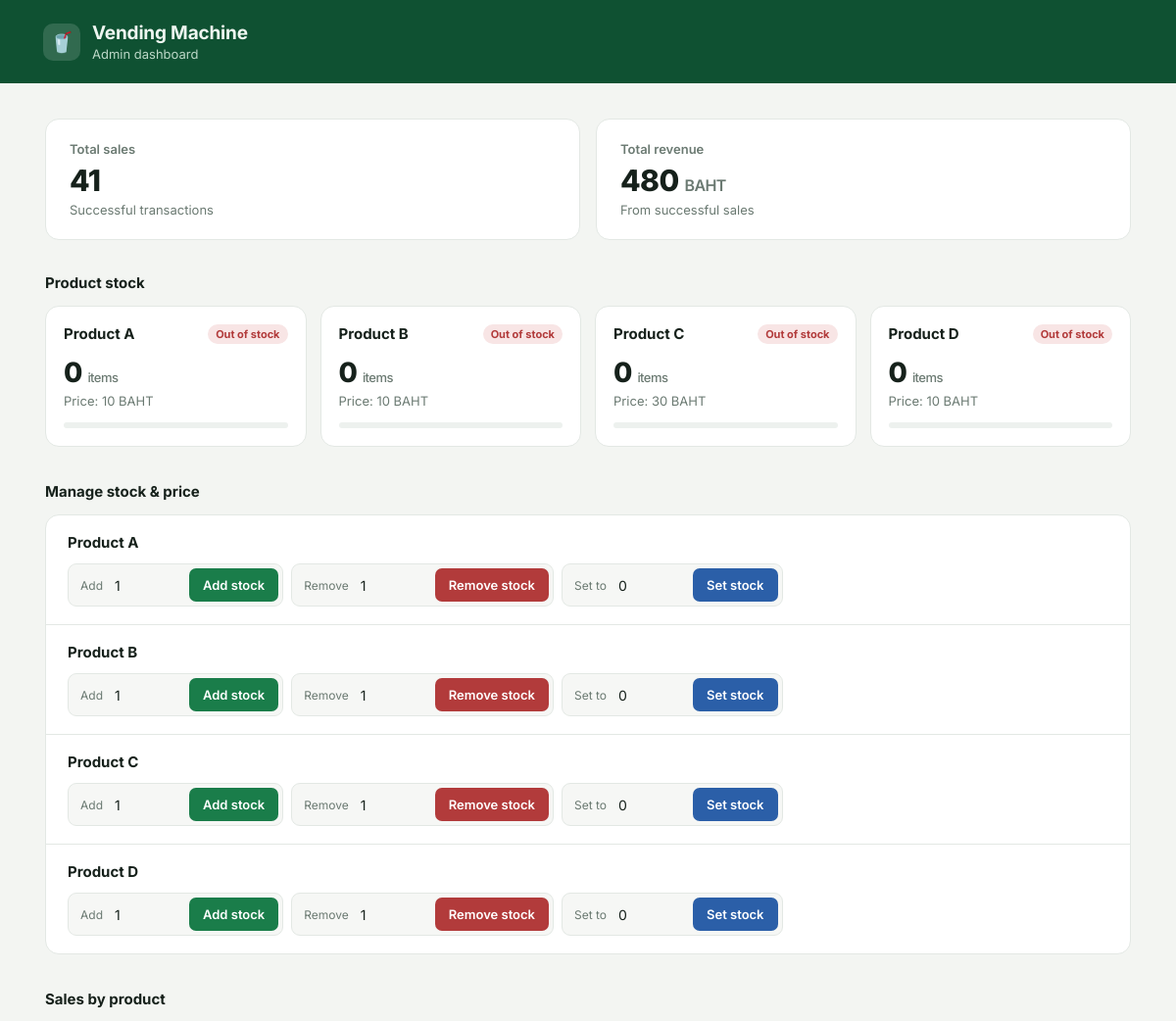
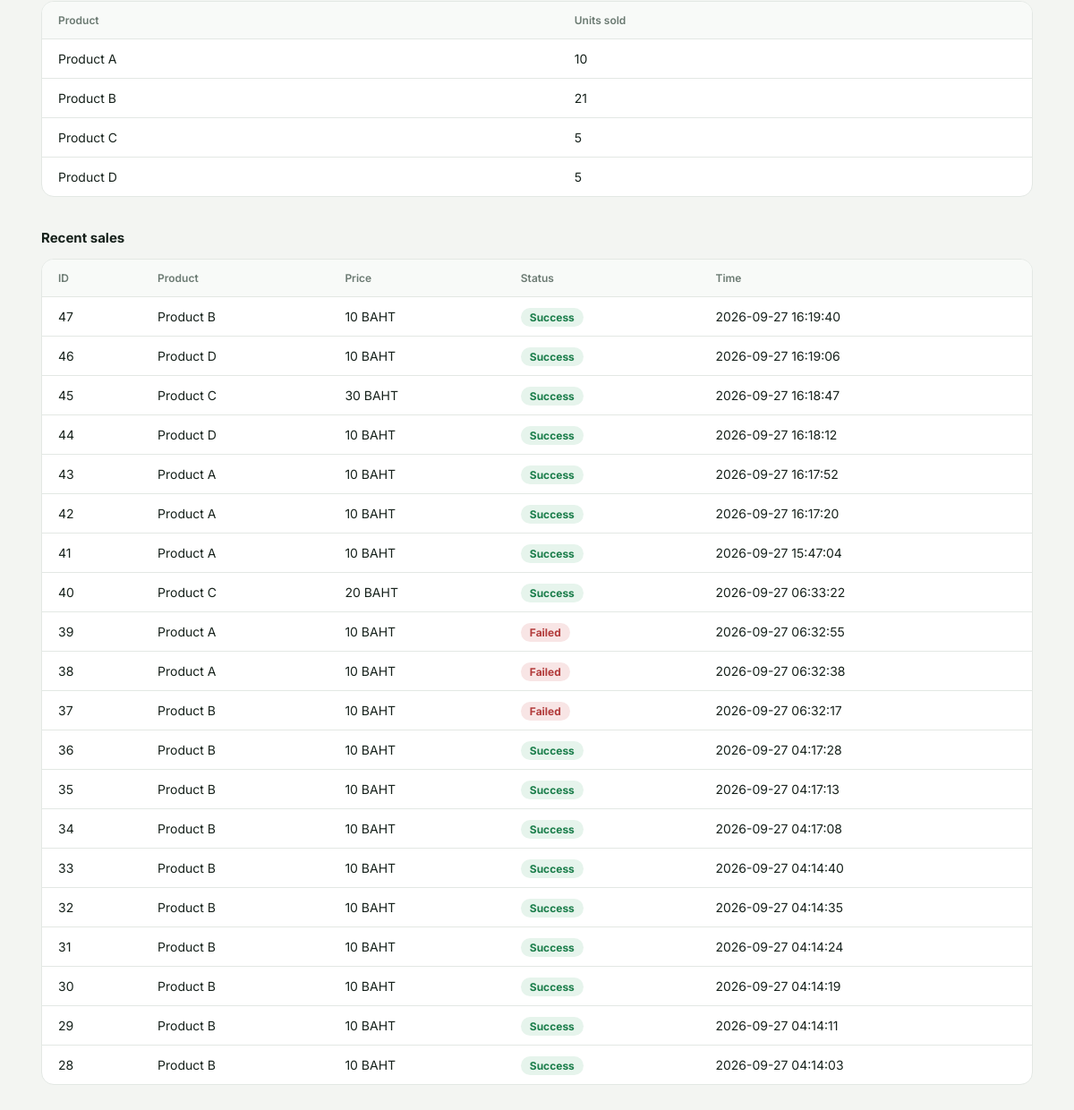
The page / on the database its author committed (2 pictures, top to bottom).
### tables this page shows
CREATE TABLE products (
            product TEXT PRIMARY KEY,
            price INTEGER,
            stock INTEGER
        );

CREATE TABLE sales (
            id INTEGER PRIMARY KEY AUTOINCREMENT,
            product TEXT,
            price INTEGER,
            status TEXT,
            created_at TIMESTAMP DEFAULT CURRENT_TIMESTAMP
        );

### app.py (the view)
@app.route("/")
def index():
    products = database.get_products()
    sales = database.get_sales()
    total_sales = database.get_total_sales()
    total_revenue = database.get_total_revenue()
    product_sales = database.get_product_sales()
    return render_template(
        "index.html",
        products=products,
        sales=sales,
        total_sales=total_sales,
        total_revenue=total_revenue,
        product_sales=product_sales
    )

### database.py (called while the page is built)
def get_connection():
    return sqlite3.connect(DB_NAME)

def get_products():
    conn = get_connection()
    cursor = conn.cursor()
    cursor.execute("""
        SELECT product, price, stock
        FROM products
        ORDER BY product
    """)
    data = cursor.fetchall()
    conn.close()
    return data

def get_sales():
    conn = get_connection()
    cursor = conn.cursor()
    cursor.execute("""
        SELECT id, product, price, status, created_at
        FROM sales
        ORDER BY id DESC
        LIMIT 20
    """)
    data = cursor.fetchall()
    conn.close()
    return data

def get_total_sales():
    conn = get_connection()
    cursor = conn.cursor()
    cursor.execute("""
        SELECT COUNT(*)
        FROM sales
        WHERE status = 'SUCCESS'
    """)
    total = cursor.fetchone()[0]
    conn.close()
    return total

def get_total_revenue():
    conn = get_connection()
    cursor = conn.cursor()
    cursor.execute("""
        SELECT COALESCE(SUM(price), 0)
        FROM sales
        WHERE status = 'SUCCESS'
    """)
    total = cursor.fetchone()[0]
    conn.close()
    return total

def get_product_sales():
    conn = get_connection()
    cursor = conn.cursor()
    cursor.execute("""
        SELECT product, COUNT(*)
        FROM sales
        WHERE status = 'SUCCESS'
        GROUP BY product
        ORDER BY product
    """)
    data = cursor.fetchall()
    conn.close()
    return data

### templates/index.html (shortened to what this page needs)
<!DOCTYPE html>
<html lang="th">
<head>
</head>
<body>
<div class="header">
    <div class="header-title">
        <div class="header-mark">🥤</div>
        <div>
            <h1>Vending Machine</h1>
            <p>Admin dashboard</p>
        </div>
    </div>
</div>
<div class="container">
    <div class="summary">
        <div class="summary-card">
            <div class="summary-title">Total sales</div>
            <div class="summary-value">{{ total_sales }}</div>
            <div class="summary-sub">Successful transactions</div>
        </div>
        <div class="summary-card">
            <div class="summary-title">Total revenue</div>
            <div class="summary-value">
                {{ total_revenue }}
                <span style="font-size:16px; font-weight:600; color: var(--muted);">
                    BAHT
                </span>
            </div>
            <div class="summary-sub">From successful sales</div>
        </div>
    </div>
    <div class="section">
        <div class="section-title">Product stock</div>
        <div class="stock-grid">
            {% for product in products %}
            {% set stock = product[2] %}
            {% if stock == 0 %}
                {% set level = "out" %}
                {% set level_label = "Out of stock" %}
            {% elif stock <= 3 %}
                {% set level = "low" %}
                {% set level_label = "Low stock" %}
            {% else %}
                {% set level = "good" %}
                {% set level_label = "In stock" %}
            {% endif %}
            <div class="stock-card">
                <div class="stock-top">
                    <div class="product-name">
                        Product {{ product[0] }}
                    </div>
                    <div class="badge {{ level }}">
                        {{ level_label }}
                    </div>
                </div>
                <div class="stock-number">
                    {{ product[2] }}
                    <span>items</span>
                </div>
                <div class="price">
                    Price: {{ product[1] }} BAHT
                </div>
                <div class="stock-bar">
                </div>
            </div>
            {% endfor %}
        </div>
    </div>
    <div class="section">
        <div class="section-title">
            Manage stock &amp; price
        </div>
        <div class="manage-box">
            {% for product in products %}
            <div class="manage-row">
                <div class="manage-product">
                    Product {{ product[0] }}
                </div>
                <div class="form-group">
                    <form action="/add_stock"
                          method="POST"
                          class="field">
                        <label for="add-{{ product[0] }}">
                            Add
                        </label>
                        <input
                            id="add-{{ product[0] }}"
                            type="number"
                            name="amount"
                            min="1"
                            value="1"
                        >
                        <button type="submit"
                                class="add-btn">
                            Add stock
                        </button>
                    </form>
                    <form action="/decrease_stock"
                          method="POST"
                          class="field">
                        <label for="rem-{{ product[0] }}">
                            Remove
                        </label>
                        <input
                            id="rem-{{ product[0] }}"
                            type="number"
                            name="amount"
                            min="1"
                            value="1"
                        >
                        <button type="submit"
                                class="remove-btn">
                            Remove stock
                        </button>
                    </form>
                    <form action="/set_stock"
                          method="POST"
                          class="field">
                        <label for="set-{{ product[0] }}">
                            Set to
                        </label>
                        <input
                            id="set-{{ product[0] }}"
                            type="number"
                            name="stock"
                            min="0"
                            value="{{ product[2] }}"
                        >
                        <button type="submit"
                                class="set-btn">
                            Set stock
                        </button>
                    </form>
                </div>
            </div>
            {% endfor %}
        </div>
    </div>
    <div class="section">
        <div class="section-title">
            Sales by product
        </div>
        <div class="table-box">
            <table>
                <tr>
                    <th>Product</th>
                    <th>Units sold</th>
                </tr>
                {% for product in product_sales %}
                <tr>
                    <td>
                        Product {{ product[0] }}
                    </td>
                    <td>
                        {{ product[1] }}
                    </td>
                </tr>
                {% else %}
                <tr class="empty-row">
                    <td colspan="2">
                        No sales recorded yet
                    </td>
                </tr>
                {% endfor %}
            </table>
        </div>
    </div>
    <div class="section">
        <div class="section-title">
            Recent sales
        </div>
        <div class="table-box">
            <table>
                <tr>
                    <th>ID</th>
                    <th>Product</th>
                    <th>Price</th>
                    <th>Status</th>
                    <th>Time</th>
                </tr>
                {% for sale in sales %}
                <tr>
                    <td>
                        {{ sale[0] }}
                    </td>
                    <td>
                        Product {{ sale[1] }}
                    </td>
                    <td>
                        {{ sale[2] }} BAHT
                    </td>
                    <td>
                        {% if sale[3] == "SUCCESS" %}
                        <span class="status-pill success">
                            Success
                        </span>
                        {% else %}
                        <span class="status-pill failed">
                            Failed
                        </span>
                        {% endif %}
                    </td>
                    <td>
                        {{ sale[4] }}
                    </td>
                </tr>
                {% else %}
                <tr class="empty-row">
                    <td colspan="5">
                        No sales recorded yet
                    </td>
                </tr>
                {% endfor %}
            </table>
        </div>
    </div>
</div>
</body>
</html>

### templates/index.html (style rules this page uses)
:root { --ink: #16211b; --muted: #6b7a72; --line: #e3e8e4; --bg: #f3f5f2; --panel: #ffffff; --brand: #0f5132; --brand-light: #e7f3ec; --accent: #d97b2e; --good: #1a7d4a; --low: #c07a00; --out: #b23b3b; --radius: 14px; }
* { box-sizing: border-box; }
body { margin: 0; font-family: 'Inter', Arial, sans-serif; background: var(--bg); color: var(--ink); -webkit-font-smoothing: antialiased; }
.header { background: var(--brand); color: #eef6f0; padding: 22px clamp(16px, 4vw, 44px); display: flex; align-items: center; justify-content: space-between; gap: 16px; }
.header-title { display: flex; align-items: center; gap: 12px; }
.header-mark { width: 38px; height: 38px; border-radius: 10px; background: rgba(255,255,255,0.14); display: flex; align-items: center; justify-content: center; font-size: 20px; }
.header h1 { margin: 0; font-size: 19px; font-weight: 700; letter-spacing: -0.01em; }
.header p { margin: 2px 0 0; color: #bcd8c7; font-size: 13px; }
.container { max-width: 1180px; margin: 0 auto; padding: clamp(16px, 4vw, 36px); }
.summary { display: grid; grid-template-columns: repeat(2, 1fr); gap: 16px; margin-bottom: 34px; }
.summary-card { background: var(--panel); padding: 22px 24px; border-radius: var(--radius); border: 1px solid var(--line); }
.summary-title { color: var(--muted); font-size: 13px; font-weight: 600; }
.summary-value { font-size: 30px; font-weight: 800; letter-spacing: -0.02em; margin-top: 6px; }
.summary-sub { color: var(--muted); font-size: 13px; margin-top: 4px; }
.section { margin-bottom: 36px; }
.section-title { font-size: 15px; font-weight: 700; margin: 0 0 14px; color: var(--ink); }
.stock-grid { display: grid; grid-template-columns: repeat(4, 1fr); gap: 14px; }
.stock-card { background: var(--panel); padding: 18px; border-radius: var(--radius); border: 1px solid var(--line); }
.stock-top { display: flex; justify-content: space-between; align-items: flex-start; }
.product-name { font-size: 15px; font-weight: 700; }
.badge { font-size: 11px; font-weight: 700; padding: 3px 8px; border-radius: 100px; }
.badge.out { color: var(--out); background: #f8e5e5; }
.stock-number { font-size: 28px; font-weight: 800; margin-top: 12px; letter-spacing: -0.02em; }
.stock-number span { font-size: 13px; font-weight: 500; color: var(--muted); }
.price { color: var(--muted); margin-top: 4px; font-size: 13px; }
.stock-bar { height: 6px; background: #edf1ee; border-radius: 10px; margin-top: 14px; overflow: hidden; }
.manage-box { background: var(--panel); border-radius: var(--radius); border: 1px solid var(--line); overflow: hidden; }
.manage-row { padding: 18px 22px; border-bottom: 1px solid var(--line); }
.manage-row:last-child { border-bottom: none; }
.manage-product { font-size: 15px; font-weight: 700; margin-bottom: 12px; }
.form-group { display: flex; gap: 8px; flex-wrap: wrap; }
.field { display: flex; align-items: center; gap: 8px; background: #f6f7f5; border: 1px solid var(--line); border-radius: 9px; padding: 4px 4px 4px 12px; }
.field label { font-size: 12px; color: var(--muted); white-space: nowrap; }
input { padding: 8px 4px; width: 72px; border: none; background: transparent; font-size: 14px; font-family: inherit; color: var(--ink); }
button { padding: 9px 14px; border: none; border-radius: 7px; cursor: pointer; color: white; font-family: inherit; font-size: 13px; font-weight: 600; transition: opacity 0.15s ease; }
.add-btn { background: var(--good); }
.remove-btn { background: var(--out); }
.set-btn { background: #2b5fa8; }
.table-box { background: var(--panel); border-radius: var(--radius); border: 1px solid var(--line); overflow-x: auto; }
table { width: 100%; border-collapse: collapse; min-width: 480px; }
th, td { padding: 13px 18px; border-bottom: 1px solid var(--line); text-align: left; font-size: 14px; }
th { background: #f8faf8; color: var(--muted); font-size: 12px; font-weight: 600; }
tr:last-child td { border-bottom: none; }
.status-pill { font-size: 12px; font-weight: 700; padding: 3px 10px; border-radius: 100px; }
.status-pill.success { color: var(--good); background: #e6f4ec; }
.status-pill.failed { color: var(--out); background: #f8e5e5; }

### rows shown on the page
products: product "A", level_label "Out of stock", stock "0", price "10"
products: product "B", level_label "Out of stock", stock "0", price "10"
products: product "C", level_label "Out of stock", stock "0", price "30"
products: product "D", level_label "Out of stock", stock "0", price "10"
sales: id "47", product "B", price "10", status "Success", created_at "2026-09-27 16:19:40"
sales: id "46", product "D", price "10", status "Success", created_at "2026-09-27 16:19:06"
sales: id "45", product "C", price "30", status "Success", created_at "2026-09-27 16:18:47"
sales: id "44", product "D", price "10", status "Success", created_at "2026-09-27 16:18:12"
sales: id "43", product "A", price "10", status "Success", created_at "2026-09-27 16:17:52"
sales: id "42", product "A", price "10", status "Success", created_at "2026-09-27 16:17:20"
sales: id "41", product "A", price "10", status "Success", created_at "2026-09-27 15:47:04"
sales: id "40", product "C", price "20", status "Success", created_at "2026-09-27 06:33:22"
sales: id "39", product "A", price "10", status "Failed", created_at "2026-09-27 06:32:55"
sales: id "38", product "A", price "10", status "Failed", created_at "2026-09-27 06:32:38"
sales: id "37", product "B", price "10", status "Failed", created_at "2026-09-27 06:32:17"
sales: id "36", product "B", price "10", status "Success", created_at "2026-09-27 04:17:28"
sales: id "35", product "B", price "10", status "Success", created_at "2026-09-27 04:17:13"
sales: id "34", product "B", price "10", status "Success", created_at "2026-09-27 04:17:08"
sales: id "33", product "B", price "10", status "Success", created_at "2026-09-27 04:14:40"
sales: id "32", product "B", price "10", status "Success", created_at "2026-09-27 04:14:35"
sales: id "31", product "B", price "10", status "Success", created_at "2026-09-27 04:14:24"
sales: id "30", product "B", price "10", status "Success", created_at "2026-09-27 04:14:19"
sales: id "29", product "B", price "10", status "Success", created_at "2026-09-27 04:14:11"
sales: id "28", product "B", price "10", status "Success", created_at "2026-09-27 04:14:03"

### other values the page prints
{{ total_sales }} "41"
{{ total_revenue }} "480"
{{ product[0] }} "A" "B" "C" "D"
{{ product[1] }} "10" "21" "5" "5"
